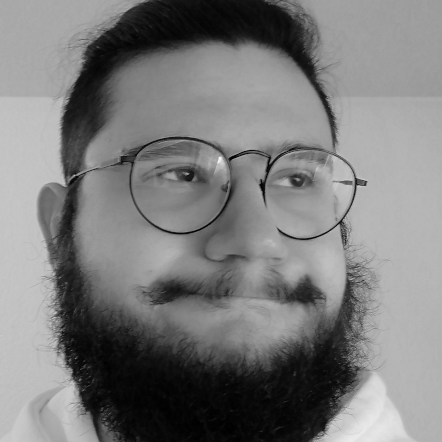
//> input picture Amatch/josuaTest.pgm, 442 x 442 px
$ ./objectDetection ../Amatch/josuaTest.pgm   (built with g++ and OpenCV 4)
//> lines starting //> are read from the running program, lines starting //| are printed output that depends on the picture; after the words box and inside, x2 and y2 are one past the last pixel; in counts of white or black regions, pixels touching at a corner belong together
#include <opencv2/objdetect.hpp>
#include <opencv2/highgui.hpp>
#include <opencv2/imgproc.hpp>
#include <opencv2/videoio.hpp>
#include <iostream>

using namespace std;
using namespace cv;

/** Function Headers */
void detectAndDisplay(Mat frame);

/** Global variables */
CascadeClassifier face_cascade;
CascadeClassifier eyes_cascade;

/** @function main */
int main(int argc, const char **argv)
{
    if (argc != 2)
    {

        cout << "--(!)Usage error !\n Usage :  " << argv[0] << " your_path_to_image \n";
        return -1;
    }
    String face_cascade_name = samples::findFile("/mnt/c/Users/Cawosh/Documents/Github/FaceRecognition/Haar/data/haarcascades/haarcascade_frontalface_alt.xml");
    String eyes_cascade_name = samples::findFile("/mnt/c/Users/Cawosh/Documents/Github/FaceRecognition/Haar/data/haarcascades/haarcascade_eye_tree_eyeglasses.xml");

    //-- 1. Load the cascades
    if (!face_cascade.load(face_cascade_name))
    {
        cout << "--(!)Error loading face cascade\n";
        return -1;
    };
    if (!eyes_cascade.load(eyes_cascade_name))
    {
        cout << "--(!)Error loading eyes cascade\n";
        return -1;
    };
    Mat frame = imread(argv[1]);
//> frame is the input picture: 442 rows x 442 cols, CV_8UC3; min 1, max 245, mean 123.4
    if (frame.empty())
    {
        cout << "--(!) No captured frame -- Break!\n";
    }

    //-- 3. Apply the classifier to the frame
    detectAndDisplay(frame);
    return 0;
}

/** @function detectAndDisplay */
void detectAndDisplay(Mat frame)
{
    Mat frame_gray;
    cvtColor(frame, frame_gray, COLOR_BGR2GRAY);
    equalizeHist(frame_gray, frame_gray);
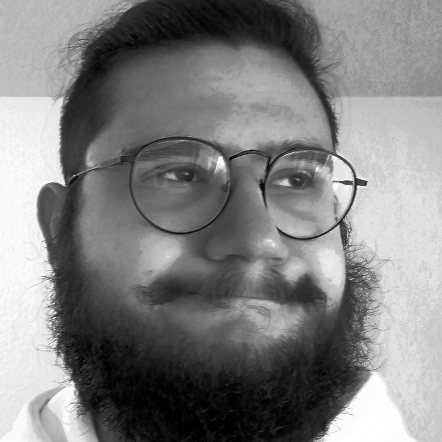
//> frame_gray: 442 rows x 442 cols, CV_8UC1; min 0, max 255, mean 128.5

    //-- Detect faces
    std::vector<Rect> faces;
    face_cascade.detectMultiScale(frame_gray, faces);
//> faces = 1 Rect (x, y, width, height): [52, 41, 347, 347]

    int maxI = 0;
    int maxfh = 0;
    int maxfw = 0;
    for (size_t i = 0; i < faces.size(); i++)
    {

        if (faces[i].height * faces[i].width > maxfh * maxfw)
        {
            maxI = i;
            maxfh = faces[i].height;
            maxfw = faces[i].width;
        }
        // Mat croppedFace = frame(Rect(faces[i].x,faces[i].y,faces[i].width,faces[i].height));
        // imwrite("./cropped"+std::to_string(nbr)+".jpg",croppedFace);
    }
//> this loop made 1 pass
//> (maxfh, maxfw) on pass 1: (347, 347)
//> after the loop, maxI = 0; maxfh = 347; maxfw = 347

    if (faces.size() != 0 && maxfh >= 20 && maxfw >= 20)
    {
        Mat croppedFace = frame(Rect(faces[maxI].x, faces[maxI].y, faces[maxI].width, faces[maxI].height));
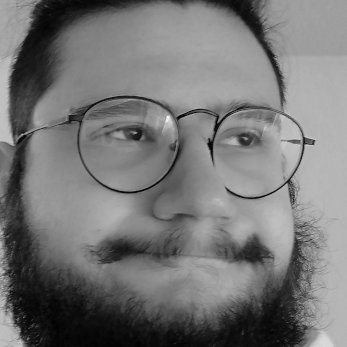
//> croppedFace: 347 rows x 347 cols, CV_8UC3; min 1, max 245, mean 117.5
        imwrite(string("./img/cropped.jpg"), croppedFace);
        cout << "./img/cropped.jpg";

        int fh = faces[maxI].height - (faces[maxI].height * 0.2); // We want something more cropped than the default values
//> fh = 277
        int fw = faces[maxI].width - (faces[maxI].width * 0.3);
//> fw = 242
        int fx = faces[maxI].x + (faces[maxI].width * 0.15);
//> fx = 104
        int fy = faces[maxI].y + (faces[maxI].height * 0.1);
//> fy = 75
        Point center(faces[maxI].x + faces[maxI].width / 2, faces[maxI].y + faces[maxI].height / 2);
//> center = Point(225, 214)

        ellipse(frame, center, Size(1, 1), 0, 0, 360, Scalar(0, 0, 255), 6);
//> frame: 442 rows x 442 cols, CV_8UC3; 49 pixels changed, all inside (x1, y1, x2, y2) = (221, 210, 230, 219)
        // cout <<i<<"-fh="<<fh<<"-fw="<<fw<<"-fx="<<fx<<"-fy="<<fy<<"\n";
        //  Mat croppedFace = frame(Rect(fx, fy, fw, fh));

        // Point center( faces[maxI].x + faces[maxI].width/2, faces[maxI].y + faces[maxI].height/2 );
        ellipse(frame, center, Size(faces[maxI].width / 2, faces[maxI].height / 2), 0, 0, 360, Scalar(255, 255, 255), 4);
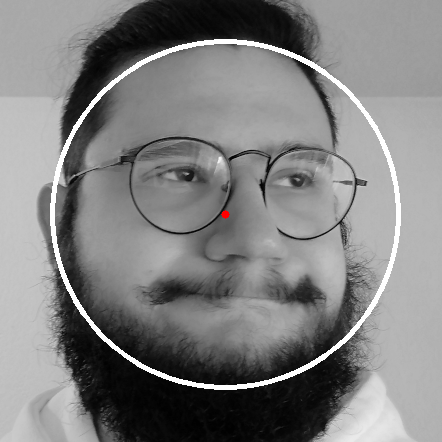
//> frame: 442 rows x 442 cols, CV_8UC3; mean B, G, R 128.1, 128.1, 128.1
        Mat faceROI = frame_gray(faces[maxI]);
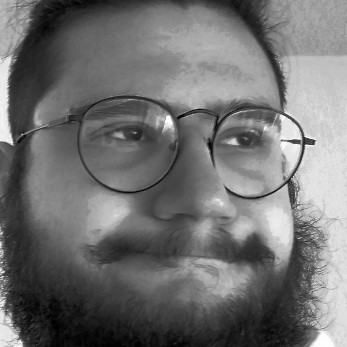
//> faceROI: 347 rows x 347 cols, CV_8UC1; min 0, max 255, mean 112.8

        //-- In each face, detect eyes
        std::vector<Rect> eyes;
        eyes_cascade.detectMultiScale(faceROI, eyes);
//> eyes = 2 Rects (x, y, width, height): [218, 116, 51, 51], [105, 111, 47, 47]

        for (size_t j = 0; j < eyes.size(); j++)
        {
            Point eye_center(faces[maxI].x + eyes[j].x + eyes[j].width / 2, faces[maxI].y + eyes[j].y + eyes[j].height / 2);
            int radius = cvRound((eyes[j].width + eyes[j].height) * 0.25);
            circle(frame, eye_center, radius, Scalar(255, 0, 0), 4);
        }
//> this loop made 2 passes
//> (eye_center, radius) on passes 1 to 2: (Point(295, 182), 26), (Point(180, 175), 24)
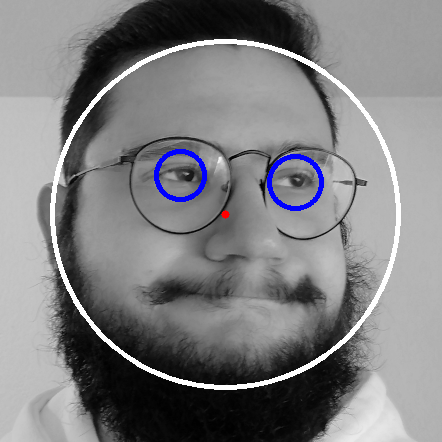
//> frame: 442 rows x 442 cols, CV_8UC3; 0.8% of pixels changed, all inside (x1, y1, x2, y2) = (154, 149, 324, 211)
    }
    namedWindow("Capture - Face detection", WINDOW_NORMAL);
    resizeWindow("Capture - Face detection", 1200, 700); // to fix issues where the image is bigger than the screen
    imshow("Capture - Face detection", frame);
    waitKey(0);
}

$ run again, on Amatch/felixmoche.pgm
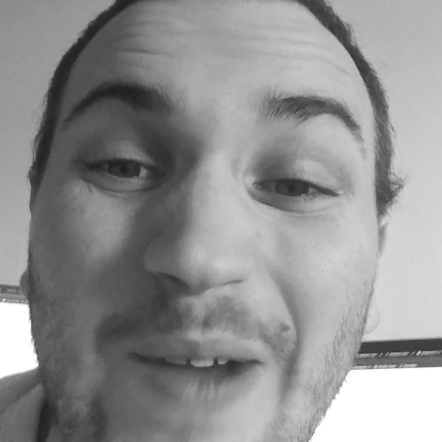
//> input picture Amatch/felixmoche.pgm, 442 x 442 px
//> frame is the input picture: 442 rows x 442 cols, CV_8UC3; min 29, max 255, mean 145.1
//> faces = 1 Rect (x, y, width, height): [19, 14, 400, 400]
//> the loop in detectAndDisplay, `for (size_t i = 0; i < faces.size(); i++)` made 1 pass
//> (maxfh, maxfw) on pass 1: (400, 400)
//> after the loop in detectAndDisplay, `for (size_t i = 0; i < faces.size(); i++)`: maxI = 0; maxfh = 400
//> fh = 320
//> fw = 280
//> fx = 79
//> fy = 54
//> center = Point(219, 214)
//> in detectAndDisplay, `Mat faceROI = frame_gray(faces[maxI]);`:
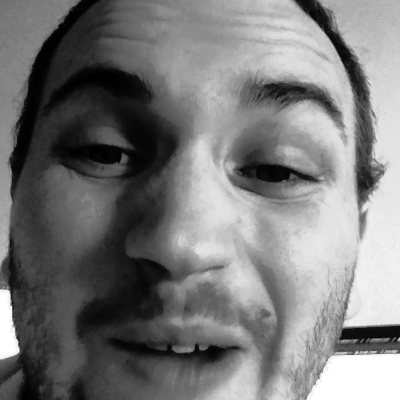
//> faceROI: 400 rows x 400 cols, CV_8UC1; min 0, max 255, mean 121.2
//> eyes = 3 Rects (x, y, width, height): [72, 121, 70, 70], [181, 318, 63, 63], [232, 129, 91, 91]
//> the loop in detectAndDisplay, `for (size_t j = 0; j < eyes.size(); j++)` made 3 passes
//> (eye_center, radius) on passes 1 to 3: (Point(126, 170), 35), (Point(231, 363), 32), (Point(296, 188), 46)
//> after the loop in detectAndDisplay, `for (size_t j = 0; j < eyes.size(); j++)`:
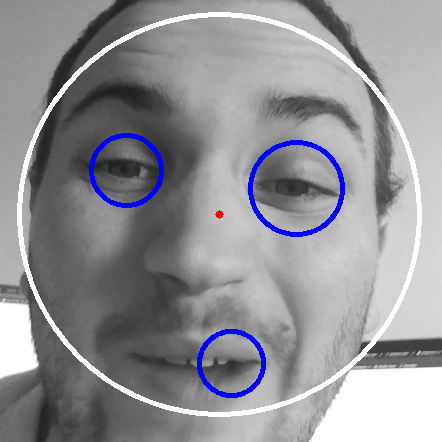
//> frame: 442 rows x 442 cols, CV_8UC3; mean B, G, R 150.7, 146.1, 146.2

$ run again, on Amatch/melvin34.pgm
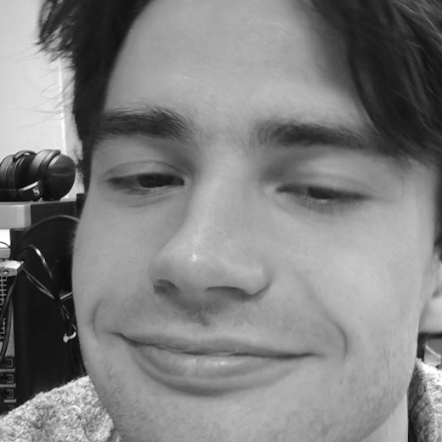
//> input picture Amatch/melvin34.pgm, 442 x 442 px
//> frame is the input picture: 442 rows x 442 cols, CV_8UC3; min 0, max 255, mean 128.4
//> faces = 1 Rect (x, y, width, height): [28, 29, 385, 385]
//> the loop in detectAndDisplay, `for (size_t i = 0; i < faces.size(); i++)` made 1 pass
//> (maxfh, maxfw) on pass 1: (385, 385)
//> after the loop in detectAndDisplay, `for (size_t i = 0; i < faces.size(); i++)`: maxI = 0; maxfh = 385
//> fh = 308
//> fw = 269
//> fx = 85
//> fy = 67
//> center = Point(220, 221)
//> in detectAndDisplay, `Mat faceROI = frame_gray(faces[maxI]);`:
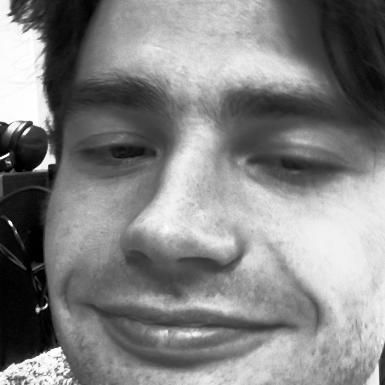
//> faceROI: 385 rows x 385 cols, CV_8UC1; min 0, max 255, mean 130.6
//> eyes = 2 Rects (x, y, width, height): [86, 114, 76, 76], [257, 124, 87, 87]
//> the loop in detectAndDisplay, `for (size_t j = 0; j < eyes.size(); j++)` made 2 passes
//> (eye_center, radius) on passes 1 to 2: (Point(152, 181), 38), (Point(328, 196), 44)
//> after the loop in detectAndDisplay, `for (size_t j = 0; j < eyes.size(); j++)`:
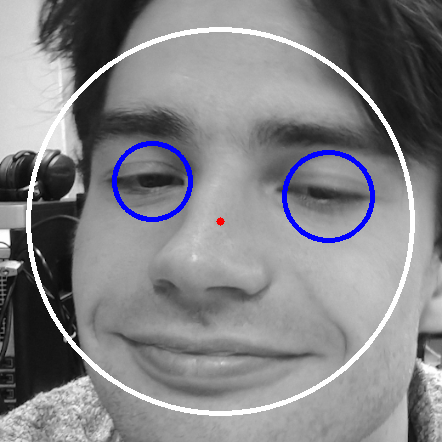
//> frame: 442 rows x 442 cols, CV_8UC3; mean B, G, R 133.9, 130.6, 130.6
